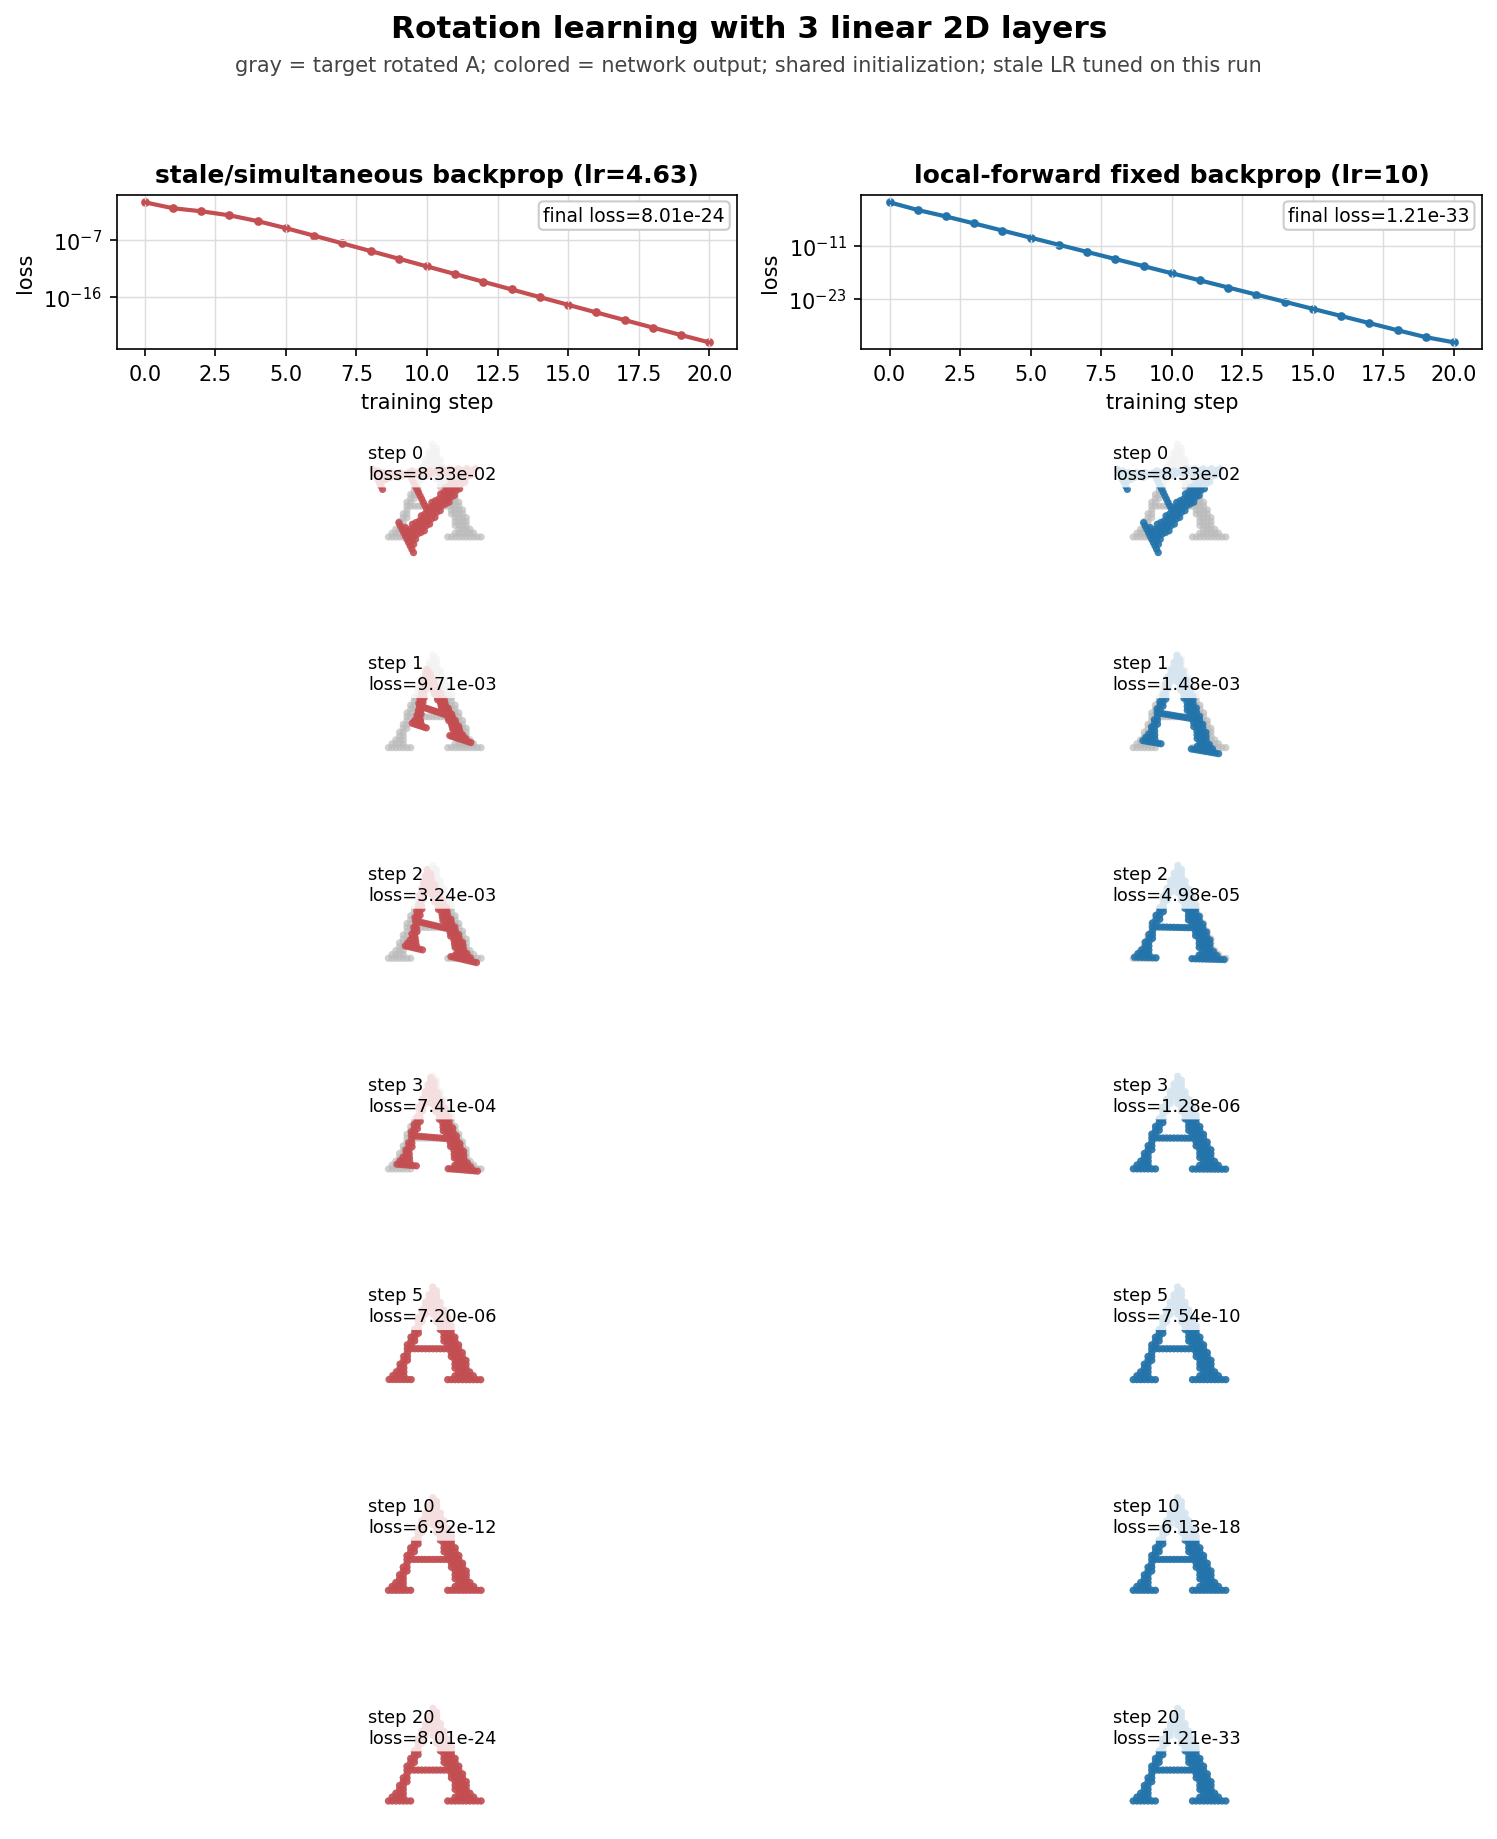

Generate this figure with Python:
"""
Rotation-learning comparison for stale backprop vs locally corrected backprop.

This uses the same letter-A point cloud as beyond_backprop.py, but the network is
three simple linear 2D layers:

    A2 = A1 @ W1.T
    A3 = A2 @ W2.T
    Y  = A3 @ W3.T

The left implementation computes all backward values from the old forward pass
and applies all weight updates simultaneously.  The right implementation updates
top-to-bottom and recomputes only the local forward value needed to refresh the
residual before propagating it lower:

    B3_new = B3 + (forward(A3, W3_new) - Y)
    B2_new = B2 + (forward(A2, W2_new) - A3)
"""

from __future__ import annotations

import os
from dataclasses import dataclass

import matplotlib.pyplot as plt
import numpy as np

from beyond_backprop import D, generate_letter_a, orthogonalize


DEPTH = 3
SEED = 89
STEPS = 20
FIXED_LR = 10.0
SNAPSHOT_STEPS = (0, 1, 2, 3, 5, 10, 20)
STALE_LR_CANDIDATES = np.linspace(0.5, 7.0, 262)


def forward(A: np.ndarray, W: np.ndarray) -> np.ndarray:
    return A @ W.T


def loss(Y: np.ndarray, target: np.ndarray) -> float:
    return 0.5 * float(np.mean(np.sum((Y - target) ** 2, axis=1)))


def forward_pass(X: np.ndarray, Ws: np.ndarray) -> list[np.ndarray]:
    As = [X]
    for W in Ws:
        As.append(forward(As[-1], W))
    return As


def initial_weights() -> np.ndarray:
    rng = np.random.default_rng(SEED)
    return np.array([
        orthogonalize(np.eye(D) + 0.4 * orthogonalize(rng.normal(size=(D, D))))
        for _ in range(DEPTH)
    ])


def rotation_problem() -> tuple[np.ndarray, np.ndarray]:
    X = generate_letter_a()
    target_mat = np.array([[0.0, -1.0], [1.0, 0.0]])
    target = X @ target_mat.T
    return X, target


def step_stale(Ws: np.ndarray, X: np.ndarray, target: np.ndarray, lr: float) -> np.ndarray:
    """Traditional backprop: compute every gradient from stale weights."""
    As = forward_pass(X, Ws)
    batch_size = X.shape[0]

    Bs = [None] * (DEPTH + 1)
    Bs[DEPTH] = As[-1] - target
    Gs = [None] * DEPTH

    for i in range(DEPTH - 1, -1, -1):
        Gs[i] = Bs[i + 1].T @ As[i] / batch_size
        Bs[i] = Bs[i + 1] @ Ws[i]

    return Ws - lr * np.array(Gs)


def step_fixed(Ws: np.ndarray, X: np.ndarray, target: np.ndarray, lr: float) -> np.ndarray:
    """Top-to-bottom update with local-forward residual refreshes."""
    A1, A2, A3, Y = forward_pass(X, Ws)
    batch_size = X.shape[0]

    B3 = Y - target
    G3 = B3.T @ A3 / batch_size
    W3_new = Ws[2] - lr * G3

    B3_new = B3 + (forward(A3, W3_new) - Y)
    B2 = B3_new @ W3_new
    G2 = B2.T @ A2 / batch_size
    W2_new = Ws[1] - lr * G2

    B2_new = B2 + (forward(A2, W2_new) - A3)
    B1 = B2_new @ W2_new
    G1 = B1.T @ A1 / batch_size
    W1_new = Ws[0] - lr * G1

    return np.array([W1_new, W2_new, W3_new])


@dataclass
class History:
    name: str
    lr: float
    losses: list[float]
    snapshots: dict[int, np.ndarray]


def train(name: str, step_fn, X: np.ndarray, target: np.ndarray, lr: float) -> History:
    Ws = initial_weights()
    losses: list[float] = []
    snapshots: dict[int, np.ndarray] = {}

    for step in range(STEPS + 1):
        Y = forward_pass(X, Ws)[-1]
        losses.append(loss(Y, target))
        if step in SNAPSHOT_STEPS:
            snapshots[step] = Y.copy()
        if step < STEPS:
            Ws = step_fn(Ws, X, target, lr)

    return History(name, lr, losses, snapshots)


def tune_lr(step_fn, X: np.ndarray, target: np.ndarray, candidates: np.ndarray) -> float:
    best_lr = float(candidates[0])
    best_loss = float("inf")

    for lr in candidates:
        history = train("candidate", step_fn, X, target, float(lr))
        final_loss = history.losses[-1]
        if np.isfinite(final_loss) and final_loss < best_loss:
            best_lr = float(lr)
            best_loss = final_loss

    return best_lr


def plot_histories(
    stale: History,
    fixed: History,
    target: np.ndarray,
    out_path: str = "rotation_backprop_comparison.png",
) -> str:
    methods = [stale, fixed]
    n_rows = len(SNAPSHOT_STEPS) + 1
    fig, axs = plt.subplots(
        n_rows,
        2,
        figsize=(10.5, 12.4),
        dpi=150,
        gridspec_kw={"height_ratios": [1.25] + [1.0] * len(SNAPSHOT_STEPS)},
    )
    fig.patch.set_facecolor("white")

    all_points = [target]
    for history in methods:
        all_points.extend(history.snapshots.values())
    stacked = np.vstack(all_points)
    lo = float(np.min(stacked)) - 0.08
    hi = float(np.max(stacked)) + 0.08

    colors = ["#c44e52", "#2374ab"]
    for col, (history, color) in enumerate(zip(methods, colors)):
        ax = axs[0, col]
        ax.plot(history.losses, color=color, lw=2.0)
        ax.scatter(range(len(history.losses)), history.losses, color=color, s=10)
        ax.set_yscale("log")
        ax.grid(True, color="#dddddd", lw=0.7)
        ax.set_title(f"{history.name} (lr={history.lr:.3g})", fontsize=12, fontweight="bold")
        ax.set_xlabel("training step")
        ax.set_ylabel("loss")
        ax.text(
            0.98,
            0.93,
            f"final loss={history.losses[-1]:.2e}",
            transform=ax.transAxes,
            ha="right",
            va="top",
            fontsize=9,
            bbox=dict(boxstyle="round,pad=0.25", fc="white", ec="#cccccc"),
        )

        for row, step in enumerate(SNAPSHOT_STEPS, start=1):
            ax = axs[row, col]
            ax.scatter(
                target[:, 0],
                target[:, 1],
                s=12,
                color="#bbbbbb",
                alpha=0.7,
                edgecolors="none",
                label="target",
            )
            ax.scatter(
                history.snapshots[step][:, 0],
                history.snapshots[step][:, 1],
                s=12,
                color=color,
                alpha=0.9,
                edgecolors="none",
                label="output",
            )
            ax.set_xlim(lo, hi)
            ax.set_ylim(lo, hi)
            ax.set_aspect("equal")
            ax.axis("off")
            ax.text(
                0.02,
                0.94,
                f"step {step}\nloss={history.losses[step]:.2e}",
                transform=ax.transAxes,
                ha="left",
                va="top",
                fontsize=8.5,
                bbox=dict(boxstyle="round,pad=0.25", fc="white", ec="none", alpha=0.82),
            )

    fig.suptitle(
        "Rotation learning with 3 linear 2D layers",
        y=0.995,
        fontsize=15,
        fontweight="bold",
    )
    fig.text(
        0.5,
        0.973,
        "gray = target rotated A; colored = network output; shared initialization; stale LR tuned on this run",
        ha="center",
        va="top",
        fontsize=10,
        color="#444444",
    )
    fig.tight_layout(rect=(0.02, 0.01, 0.98, 0.955))
    fig.savefig(out_path, bbox_inches="tight", facecolor="white")
    plt.close(fig)
    return os.path.abspath(out_path)


def main():
    X, target = rotation_problem()
    stale_lr = tune_lr(step_stale, X, target, STALE_LR_CANDIDATES)
    stale = train("stale/simultaneous backprop", step_stale, X, target, stale_lr)
    fixed = train("local-forward fixed backprop", step_fixed, X, target, FIXED_LR)

    print(f"stale tuned learning rate: {stale.lr:.6f}")
    print(f"fixed learning rate: {fixed.lr:.6f}")
    print(f"steps: {STEPS}")
    print(f"stale final loss: {stale.losses[-1]:.6e}")
    print(f"fixed final loss: {fixed.losses[-1]:.6e}")

    assert np.isfinite(stale.losses[-1])
    assert fixed.losses[-1] < 1e-12

    out_path = plot_histories(stale, fixed, target)
    print(f"Saved figure to {out_path}")


if __name__ == "__main__":
    main()
